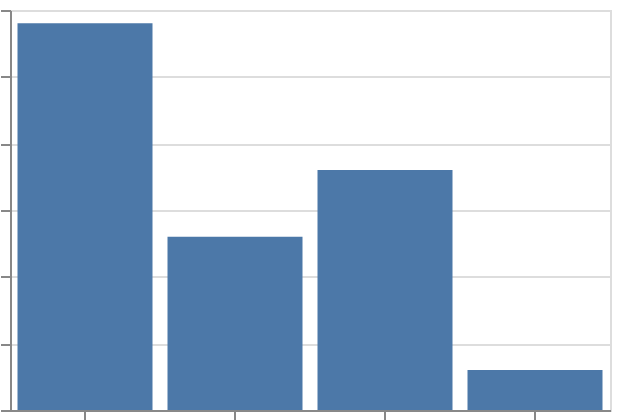

Write a Vega-Lite specification for this figure.
### Vega-Lite specification from a JSON file in a GitHub repository (floating-point values rounded to 4 significant figures)
{"$schema": "https://vega.github.io/schema/vega-lite/v6.json", "padding": 5, "autosize": "none", "width": 300, "height": 200, "data": {"name": "table", "values": [{"c": "C", "x": 5, "y": 3, "v": 7, "g": "p"}, {"c": "A", "x": 6, "y": 1, "v": 7, "g": "q"}, {"c": "A", "x": 8, "y": 10, "v": 9, "g": "p"}, {"c": "A", "x": 2, "y": 7, "v": 10, "g": "q"}, {"c": "D", "x": 8, "y": 2, "v": 1, "g": "p"}, {"c": "D", "x": 10, "y": 10, "v": 11, "g": "q"}, {"c": "B", "x": 8, "y": 7, "v": 9, "g": "p"}, {"c": "A", "x": 2, "y": 11, "v": 8, "g": "q"}, {"c": "B", "x": 3, "y": 11, "v": 1, "g": "p"}, {"c": "D", "x": 1, "y": 1, "v": 11, "g": "q"}]}, "mark": "bar", "encoding": {"x": {"field": "c", "type": "nominal", "sort": {"op": "count", "order": "descending"}}, "y": {"field": "y", "type": "quantitative", "aggregate": "sum"}}}
